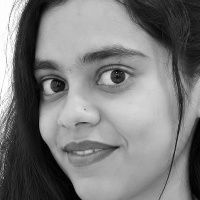
#> input picture employee_images/101_Simra Kazi/1.jpg, 200 x 200 px, given in place of the camera
$ python recognize_employee.py
#> lines starting #> are read from the running program, lines starting #| are printed output that depends on the picture
### backend/config.py
"""
Configuration and centralized paths for AI Attendance System.
Handles dynamic path resolution across all modules.
"""
from pathlib import Path
import os

# Base project directory (AI_Attendance_System-main root)
BASE_DIR = Path(__file__).resolve().parent.parent

# Database configuration (support cloud persistent disk mount via env var)
DATABASE_DIR = Path(os.getenv("DATABASE_DIR", BASE_DIR / "database"))
DB_PATH = Path(os.getenv("DB_PATH", DATABASE_DIR / "attendance.db"))

# Haar Cascade Face Detector
HAARCASCADE_DIR = Path(os.getenv("HAARCASCADE_DIR", BASE_DIR / "haarcascade"))
HAAR_CASCADE_PATH = HAARCASCADE_DIR / "haarcascade_frontalface_default.xml"

# Face Dataset Directory (support cloud persistent disk mount via env var)
DATASET_DIR = Path(os.getenv("DATASET_DIR", BASE_DIR / "employee_images"))

# Model Trainer Directory & Files (support cloud persistent disk mount via env var)
TRAINER_DIR = Path(os.getenv("TRAINER_DIR", BASE_DIR / "trainer"))
TRAINER_MODEL_PATH = TRAINER_DIR / "trainer.yml"
LABELS_PATH = TRAINER_DIR / "labels.json"

# Reports Output Directory
REPORTS_DIR = Path(os.getenv("REPORTS_DIR", BASE_DIR / "reports"))

# Deep Learning Models Directory (YuNet + SFace)
MODELS_DIR = Path(os.getenv("MODELS_DIR", BASE_DIR / "models"))
YUNET_MODEL_PATH = MODELS_DIR / "face_detection_yunet_2023mar.onnx"
SFACE_MODEL_PATH = MODELS_DIR / "face_recognition_sface_2021dec.onnx"
EMBEDDINGS_PATH = TRAINER_DIR / "face_embeddings.json"

# Ensure all essential directories exist
for directory in [DATABASE_DIR, HAARCASCADE_DIR, DATASET_DIR, TRAINER_DIR, REPORTS_DIR, MODELS_DIR]:
    directory.mkdir(parents=True, exist_ok=True)

# ----------------- TIMEZONE & REAL-TIME CLOCK CONFIGURATION -----------------
# Default timezone set to Indian Standard Time (IST, UTC+05:30)
# Can be overridden via environment variables: TIMEZONE or TZ
from zoneinfo import ZoneInfo
from datetime import datetime, date

DEFAULT_TIMEZONE_STR = os.getenv("TIMEZONE", os.getenv("TZ", "Asia/Kolkata"))
try:
    LOCAL_TZ = ZoneInfo(DEFAULT_TIMEZONE_STR)
except Exception:
    LOCAL_TZ = ZoneInfo("Asia/Kolkata")

def get_now() -> datetime:
    """Returns current timezone-aware datetime in configured local timezone."""
    return datetime.now(LOCAL_TZ)

def get_today() -> date:
    """Returns current timezone-aware date in configured local timezone."""
    return get_now().date()

def get_current_time_str() -> str:
    """Returns current time string HH:MM:SS in configured local timezone."""
    return get_now().strftime("%H:%M:%S")

def get_current_date_str() -> str:
    """Returns current date string YYYY-MM-DD in configured local timezone."""
    return get_now().strftime("%Y-%m-%d")

# Deep Face AI Settings (Angle & Pose Invariant SFace + YuNet)
SFACE_MATCH_THRESHOLD = 0.380         # OpenCV recommended cosine similarity threshold (>= 0.380 is genuine match)
YUNET_SCORE_THRESHOLD = 0.60          # Min confidence score for YuNet face detection
YUNET_NMS_THRESHOLD = 0.30            # YuNet Non-maximum suppression threshold

# Face Recognition Settings
DEFAULT_CONFIDENCE_THRESHOLD = 45  # Max LBPH distance allowed (distance <= 45 is a genuine match)
MIN_CONFIDENCE_PERCENT = 58        # Minimum match confidence percentage (>= 58%)
FACE_IMAGE_SIZE = (200, 200)
BURST_CAPTURE_COUNT = 50           # Images captured during registration
DEFAULT_CAMERA_INDEX = 0

# Work Shift & Timing Settings (9:00 AM to 5:00 PM, 8 hours)
WORK_START_TIME = "09:00:00"         # Shift starts at 9:00 AM
CHECKIN_GRACE_TIME = "09:30:00"      # On-Time window: 09:00 to 09:30. After 09:30 is marked Half Day
WORK_END_TIME = "17:00:00"           # Shift ends at 5:00 PM
CHECKOUT_GRACE_TIME = "17:30:00"     # Checkout window: 17:00 to 17:30
DAILY_WORK_HOURS = 8.0               # Standard 8 hours daily

# Payroll Settings - Hourly Rate Based System
DEFAULT_HOURLY_RATE = 100.0          # Rs 100 per hour
DEFAULT_DAILY_SALARY = 800.0         # Rs 800 for 8-hour shift (8 hrs * Rs 100)
HALF_DAY_FACTOR = 0.5                # Half day factor (4 hours = Rs 400)
CURRENCY_SYMBOL = "Rs."

### recognition/sface_engine.py
"""
Deep Learning Multi-Angle Face Recognition Engine for AI Attendance System.
Powered by OpenCV YuNet (Ultra-fast face detection & 5-point landmark alignment)
and OpenCV SFace (Deep MobileFaceNet feature embedding extractor).
Provides true angle-invariant, pose-invariant, and lighting-invariant recognition.
"""
import os
import sys
import json
import urllib.request
from pathlib import Path
from typing import Dict, List, Tuple, Optional, Any
import cv2
import numpy as np

# Ensure project root is in sys.path
BASE_DIR = Path(__file__).resolve().parent.parent
if str(BASE_DIR) not in sys.path:
    sys.path.insert(0, str(BASE_DIR))

from backend.config import (
    MODELS_DIR, YUNET_MODEL_PATH, SFACE_MODEL_PATH, EMBEDDINGS_PATH,
    SFACE_MATCH_THRESHOLD, YUNET_SCORE_THRESHOLD, YUNET_NMS_THRESHOLD
)

# Official OpenCV Zoo download mirrors
YUNET_URL = "https://github.com/opencv/opencv_zoo/raw/main/models/face_detection_yunet/face_detection_yunet_2023mar.onnx"
SFACE_URL = "https://github.com/opencv/opencv_zoo/raw/main/models/face_recognition_sface/face_recognition_sface_2021dec.onnx"

_YUNET_DETECTOR = None
_SFACE_RECOGNIZER = None

# [229 lines left out: functions ensure_models_downloaded, get_yunet_detector, get_sface_recognizer, detect_faces, align_and_extract_feature, generate_multi_angle_features and 1 more, not called in this run]

def load_embeddings() -> Dict[str, Any]:
    """Loads and deserializes embeddings database from trainer/face_embeddings.json."""
    if not EMBEDDINGS_PATH.exists():
        return {}
    try:
        with open(EMBEDDINGS_PATH, "r", encoding="utf-8") as f:
            raw = json.load(f)

        embeddings = {}
        for emp_key, data in raw.items():
            feats = [np.array(f, dtype=np.float32) for f in data["features"]]
            mean_f = np.array(data["mean_feature"], dtype=np.float32) if data.get("mean_feature") else None
            embeddings[emp_key] = {
                "employee_id": data.get("employee_id", ""),
                "employee_name": data.get("employee_name", ""),
                "features": feats,
                "mean_feature": mean_f,
                "num_embeddings": len(feats)
            }
        return embeddings
    except Exception as e:
        print(f"[Deep AI Error] Failed to load embeddings: {e}")
        return {}

# [81 lines left out: functions similarity_to_confidence_percent, match_face_embedding, not called in this run]

### recognition/recognize_employee.py
"""
Real-time Face Recognition Kiosk & Frame Inference for AI Attendance System.
Powered by Deep SFace (Angle-Invariant MobileFaceNet) + YuNet (5-Point Landmark Face Detector)
with automatic fallback to classical OpenCV LBPH.
Identifies employees from ANY viewing angle (frontal, tilted, turned, up, down) and records Check-In / Check-Out.
"""
import os
import sys
import json
import time
import threading
from pathlib import Path
import cv2
import numpy as np

# Ensure project root is in sys.path
BASE_DIR = Path(__file__).resolve().parent.parent
if str(BASE_DIR) not in sys.path:
    sys.path.insert(0, str(BASE_DIR))

from backend.config import (
    HAAR_CASCADE_PATH, TRAINER_MODEL_PATH, LABELS_PATH, EMBEDDINGS_PATH,
    DEFAULT_CONFIDENCE_THRESHOLD, FACE_IMAGE_SIZE, DEFAULT_CAMERA_INDEX,
    SFACE_MATCH_THRESHOLD, YUNET_SCORE_THRESHOLD
)
import backend.config as cfg
MIN_CONFIDENCE_PERCENT = getattr(cfg, "MIN_CONFIDENCE_PERCENT", 58)
from backend.attendance import mark_attendance
from recognition.sface_engine import (
    detect_faces, align_and_extract_feature, load_embeddings,
    match_face_embedding, ensure_models_downloaded
)

def play_chime(frequency=1400, duration=150):
    """Plays a pleasant non-blocking audio beep on Windows."""
    def _beep():
        try:
            import winsound
            winsound.Beep(frequency, duration)
        except Exception:
            pass
    threading.Thread(target=_beep, daemon=True).start()

def load_lbph_engine():
    """
    Fallback: Loads Haar cascade, LBPH recognizer, and labels mapping.
    Returns (detector, recognizer, labels) or raises error.
    """
    if not HAAR_CASCADE_PATH.exists():
        raise FileNotFoundError(f"Haar Cascade not found at {HAAR_CASCADE_PATH}")

    detector = cv2.CascadeClassifier(str(HAAR_CASCADE_PATH))
    if detector.empty():
        raise RuntimeError("Failed to load Haar Cascade classifier.")

    if not TRAINER_MODEL_PATH.exists():
        raise FileNotFoundError(
            f"Trained model '{TRAINER_MODEL_PATH}' not found. Please train the model first."
        )

    if not LABELS_PATH.exists():
        raise FileNotFoundError(
            f"Labels mapping '{LABELS_PATH}' not found. Please train the model first."
        )

    recognizer = cv2.face.LBPHFaceRecognizer_create()
    recognizer.read(str(TRAINER_MODEL_PATH))

    with open(LABELS_PATH, "r", encoding="utf-8") as f:
        labels = json.load(f)

    return detector, recognizer, labels

def predict_single_frame(frame, confidence_threshold=DEFAULT_CONFIDENCE_THRESHOLD, min_confidence_percent=MIN_CONFIDENCE_PERCENT, **kwargs):
    """
    Processes a single frame (numpy array RGB or BGR).
    Uses Deep SFace + YuNet as primary high-accuracy, angle-invariant recognition engine.
    Falls back gracefully to Haar Cascade + LBPH if models are uninitialized.
    Returns:
    [
        {
            "box": (x, y, w, h),
            "landmarks": [(x,y), ...],
            "label_id": int,
            "raw_name": str,
            "employee_id": str,
            "employee_name": str,
            "confidence_distance": float,
            "confidence_percent": int,
            "is_recognized": bool,
            "engine": str
        }, ...
    ]
    """
    if frame is None or frame.size == 0:
        return []

    # Check for Deep SFace Embeddings
    embeddings_db = load_embeddings()
    results = []

    # 1. PRIMARY ENGINE: Deep SFace + YuNet Multi-Angle AI
    if embeddings_db:
        try:
            has_faces, detected_faces = detect_faces(frame, score_threshold=YUNET_SCORE_THRESHOLD)
            if has_faces and len(detected_faces) > 0:
                for face_info in detected_faces:
                    raw_face = face_info["raw_face"]
                    box = face_info["box"]
                    landmarks = face_info["landmarks"]

                    query_feat = align_and_extract_feature(frame, raw_face)
                    match_res = match_face_embedding(query_feat, embeddings_db, threshold=SFACE_MATCH_THRESHOLD)

                    results.append({
                        "box": box,
                        "landmarks": landmarks,
                        "label_id": -1,
                        "raw_name": match_res["raw_name"],
                        "employee_id": match_res["employee_id"],
                        "employee_name": match_res["employee_name"],
                        "confidence_distance": round(1.0 - match_res["cosine_similarity"], 3),
                        "cosine_similarity": match_res["cosine_similarity"],
                        "confidence_percent": match_res["confidence_percent"],
                        "is_recognized": match_res["is_recognized"],
                        "engine": "Deep SFace AI (Angle-Invariant)"
                    })

                return results
        except Exception as e:
            print(f"[Recognition Engine] Deep SFace failed, falling back to LBPH: {e}")

    # 2. FALLBACK ENGINE: Classical Haar Cascade + LBPH
    try:
        detector, recognizer, labels = load_lbph_engine()

        if len(frame.shape) == 3 and frame.shape[2] == 3:
            gray = cv2.cvtColor(frame, cv2.COLOR_BGR2GRAY)
        else:
            gray = frame

        faces = detector.detectMultiScale(gray, scaleFactor=1.2, minNeighbors=5, minSize=(60, 60))

        for (x, y, w, h) in faces:
            face = gray[y:y+h, x:x+w]
            face_resized = cv2.resize(face, FACE_IMAGE_SIZE)

            label_id, distance = recognizer.predict(face_resized)

            confidence_percent = max(0, min(100, round(100 * (1 - distance / 100))))
            is_recognized = (
                distance <= confidence_threshold
                and confidence_percent >= min_confidence_percent
                and str(label_id) in labels
            )

            raw_name = labels.get(str(label_id), "Unknown") if is_recognized else "Unknown"

            if is_recognized and "_" in raw_name:
                emp_id, emp_name = raw_name.split("_", 1)
            elif is_recognized:
                emp_id, emp_name = raw_name, raw_name
            else:
                emp_id, emp_name = "N/A", "Unknown"

            results.append({
                "box": (x, y, w, h),
                "landmarks": [],
                "label_id": label_id,
                "raw_name": raw_name,
                "employee_id": emp_id,
                "employee_name": emp_name,
                "confidence_distance": round(distance, 1),
                "confidence_percent": confidence_percent,
                "is_recognized": is_recognized,
                "engine": "Classical LBPH"
            })

    except Exception as e:
        print(f"[Recognition Engine Error] {e}")

    return results

def run_face_kiosk(initial_mode="checkin", camera_index=DEFAULT_CAMERA_INDEX, confidence_threshold=DEFAULT_CONFIDENCE_THRESHOLD):
    """
    Launches an interactive OpenCV live camera kiosk with real-time HUD.
    Features:
    - Deep Multi-Angle SFace AI face tracking & 5 facial landmarks overlay
    - Press 'm' to toggle mode (Check-In <-> Check-Out)
    - Press 'c' to clear cooldown cache
    - Press 'q' or [ESC] to exit
    - Cooldown period to avoid duplicate check-ins
    - Audio chime feedback on successful verification
    """
#> called with initial_mode = 'checkin', camera_index = 0, confidence_threshold = 45
    embeddings_db = load_embeddings()
    use_deep_ai = len(embeddings_db) > 0

    camera = cv2.VideoCapture(camera_index)
    if not camera.isOpened():
        print(f"[Error] Unable to access camera at index {camera_index}.")
        return

    mode = initial_mode
    processed_cooldowns = {}   # emp_key -> last_processed_timestamp
    COOLDOWN_SECONDS = 6.0

    last_status_banner = ""
    banner_color = (0, 255, 0)
    banner_time = 0

    print("\n=======================================================")
    print("   AI Attendance Live Kiosk - Camera Running")
    if use_deep_ai:
        print("   ENGINE: Deep SFace Multi-Angle AI (Angle & Pose Invariant)")
    else:
        print("   ENGINE: Classical LBPH Recognizer (Train model for Deep AI)")
    print("=======================================================")
    print("   Controls:")
    print("   [m] : Switch Mode (Check-In <-> Check-Out)")
    print("   [c] : Clear Cooldowns")
    print("   [q] or [ESC] : Exit Kiosk")
    print("=======================================================\n")

    while True:
        ret, frame = camera.read()
#> frame is the input picture: shape (200, 200, 3); min 0, max 255, mean 123.5
        if not ret:
            break

        frame = cv2.flip(frame, 1)
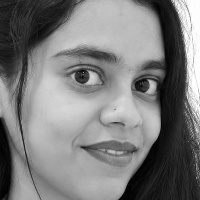
#> frame: shape (200, 200, 3); min 0, max 255, mean 123.5
        h_frame, w_frame = frame.shape[:2]
#> h_frame = 200; w_frame = 200

        # Top HUD Header Bar
        cv2.rectangle(frame, (0, 0), (w_frame, 55), (20, 20, 20), -1)
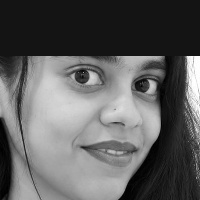
#> frame: shape (200, 200, 3); min 0, max 255, mean 94.3
        mode_text = f"MODE: {mode.upper()}"
        mode_color = (0, 255, 128) if mode == "checkin" else (0, 165, 255)
        engine_tag = "DEEP MULTI-ANGLE AI" if use_deep_ai else "CLASSICAL LBPH"
        cv2.putText(frame, f"AI ATTENDANCE KIOSK [{engine_tag}]", (20, 36), cv2.FONT_HERSHEY_SIMPLEX, 0.65, (255, 255, 255), 2)
        cv2.putText(frame, mode_text, (w_frame - 230, 36), cv2.FONT_HERSHEY_SIMPLEX, 0.7, mode_color, 2)
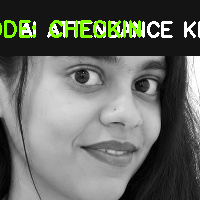
#> frame: shape (200, 200, 3); mean B, G, R 98.9, 105.6, 102.3

        current_time = time.time()
        predictions = predict_single_frame(frame, confidence_threshold=confidence_threshold)
#> predictions = []

        for item in predictions:
            x, y, w, h = item["box"]
            is_match = item["is_recognized"]
            emp_name = item["employee_name"]
            raw_name = item["raw_name"]
            conf_pct = item["confidence_percent"]
            landmarks = item.get("landmarks", [])

            # Draw 5 facial landmark dots if available (eyes, nose, mouth corners)
            if landmarks:
                for (lx, ly) in landmarks:
                    cv2.circle(frame, (int(lx), int(ly)), 3, (0, 255, 255), -1)

            if is_match:
                box_color = (0, 255, 0)

                # Check cooldown
                last_time = processed_cooldowns.get(raw_name, 0)
                if current_time - last_time > COOLDOWN_SECONDS:
                    result = mark_attendance(raw_name, mode=mode)
                    processed_cooldowns[raw_name] = current_time

                    status = result.get("status")
                    if status == "checkin_success":
                        att_stat = result.get("attendance_status", "Present")
                        last_status_banner = f"CHECK-IN [{att_stat.upper()}]: {result['employee_name']} at {result['time']} (Rs 100/hr)"
                        banner_color = (0, 255, 0) if att_stat == "Present" else (0, 165, 255)
                        play_chime(1500, 150)
                    elif status == "already_checked_in":
                        last_status_banner = f"ALREADY IN: {result['employee_name']} ({result['time']})"
                        banner_color = (0, 215, 255)
                    elif status == "checkout_success":
                        wage = result.get("salary_earned", 0.0)
                        last_status_banner = f"CHECK-OUT: {result['employee_name']} ({result.get('duration', '')} - Rs {wage:.2f})"
                        banner_color = (0, 200, 255)
                        play_chime(1200, 200)
                    elif status == "already_checked_out":
                        last_status_banner = f"ALREADY OUT: {result['employee_name']}"
                        banner_color = (0, 165, 255)
                    elif status == "not_checked_in":
                        last_status_banner = f"NOT CHECKED IN: {result['employee_name']}"
                        banner_color = (0, 0, 255)

                    banner_time = current_time
                    print(f"[{mode.upper()}] {last_status_banner}")

                # Draw bounding box and label
                cv2.rectangle(frame, (x, y), (x+w, y+h), box_color, 2)
                tag_y = y - 10 if y - 10 > 25 else y + h + 25
                cv2.rectangle(frame, (x, tag_y - 20), (x + 210, tag_y + 4), (20, 20, 20), -1)
                cv2.putText(frame, f"{emp_name} ({conf_pct}%)", (x + 5, tag_y - 5),
                            cv2.FONT_HERSHEY_SIMPLEX, 0.55, (255, 255, 255), 1)

            else:
                box_color = (0, 0, 255)
                cv2.rectangle(frame, (x, y), (x+w, y+h), box_color, 2)
                tag_y = y - 10 if y - 10 > 25 else y + h + 25
                cv2.rectangle(frame, (x, tag_y - 20), (x + 190, tag_y + 4), (20, 20, 20), -1)
                cv2.putText(frame, f"Unknown ({conf_pct}%)", (x + 5, tag_y - 5),
                            cv2.FONT_HERSHEY_SIMPLEX, 0.55, (200, 200, 200), 1)
#> this loop made 0 passes
#> after the loop, processed_cooldowns = 0 items

        # Bottom HUD Notification Banner
        if current_time - banner_time < 4.0 and last_status_banner:
            cv2.rectangle(frame, (0, h_frame - 45), (w_frame, h_frame), (25, 25, 25), -1)
            cv2.putText(frame, last_status_banner, (25, h_frame - 15),
                        cv2.FONT_HERSHEY_SIMPLEX, 0.65, banner_color, 2)

        cv2.imshow("AI Attendance Kiosk (Deep Multi-Angle Recognition)", frame)

        key = cv2.waitKey(1) & 0xFF
#> (key q is pressed here)
        if key == ord('q') or key == 27:
            break
        elif key == ord('m'):
            mode = "checkout" if mode == "checkin" else "checkin"
            last_status_banner = f"Switched mode to {mode.upper()}"
            banner_color = (255, 255, 0)
            banner_time = current_time
        elif key == ord('c'):
            processed_cooldowns.clear()
            last_status_banner = "Cooldowns cleared"
            banner_color = (255, 255, 255)
            banner_time = current_time

    camera.release()
    cv2.destroyAllWindows()

if __name__ == "__main__":
    import argparse
    parser = argparse.ArgumentParser(description="AI Face Attendance Kiosk")
    parser.add_argument("--mode", choices=["checkin", "checkout"], default="checkin", help="Initial mode")
    parser.add_argument("--camera", type=int, default=DEFAULT_CAMERA_INDEX, help="Camera index")
    args = parser.parse_args()

    run_face_kiosk(initial_mode=args.mode, camera_index=args.camera)

$ run again, on employee_images/101_Simra Kazi/2.jpg
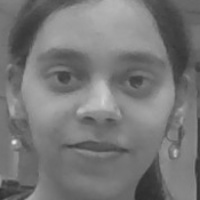
#> input picture employee_images/101_Simra Kazi/2.jpg, 200 x 200 px, given in place of the camera
#> in run_face_kiosk, frame is the input picture: shape (200, 200, 3); min 44, max 233, mean 119
#> in run_face_kiosk, `frame = cv2.flip(frame, 1)`:
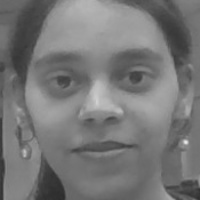
#> frame: shape (200, 200, 3); min 44, max 233, mean 119
#> in run_face_kiosk, `cv2.putText(frame, mode_text, (w_frame - 230, 36), cv2.FONT_HERSHEY_SI..`:
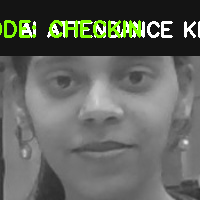
#> frame: shape (200, 200, 3); mean B, G, R 95, 101.7, 98.3
#> predictions = []
#> after the loop in run_face_kiosk, `for item in predictions:`: processed_cooldowns = 0 items
